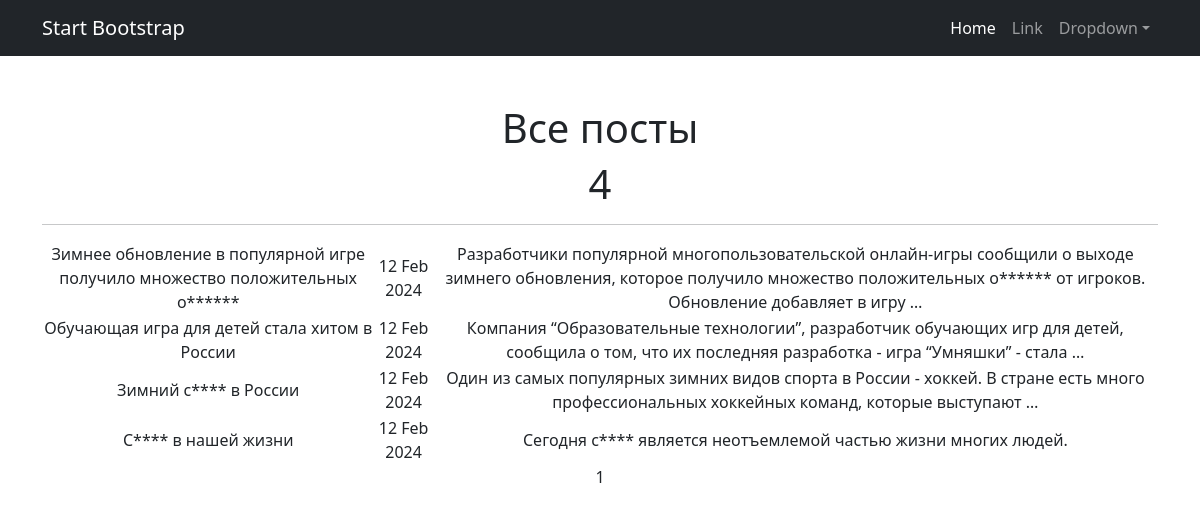
The app's page /posts/, older data.
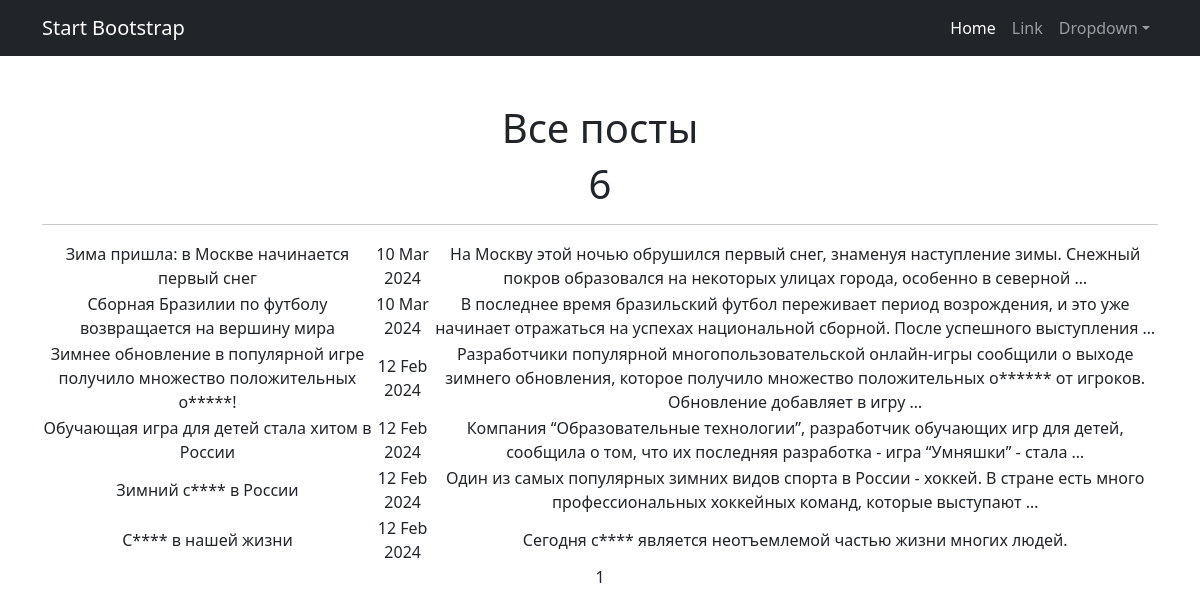
The same page, newer data.
### news/models.py (models this page shows, shortened)
class Post(models.Model):
    news = "N"
    article = "A"
    POSITIONS = [(news, "Новость"), (article, "Статья")]
    author = models.ForeignKey(Author, on_delete= models.CASCADE)
    choice_field = models.CharField(max_length= 1, choices=POSITIONS, default=article)
    data_in = models.DateTimeField(auto_now_add=True)
    category = models.ManyToManyField(Category, through="PostCategory")
    title = models.CharField(max_length=255)
    text = models.CharField(max_length=3000)
    rating = models.IntegerField(default=0)

### news/views.py (the view)
# urls.py: path('', PostsList.as_view(), name= 'Posts_list'),
class PostsList(ListView):
    model = Post
    ordering = '-data_in'
    template_name = 'posts.html'
    context_object_name = 'posts'
    paginate_by = 10

### templates/posts.html (shortened to what this page needs)
{% extends 'flatpages/default.html' %}
{% load censor_filters %}
{% block content %}
    <h1>Все посты</h1>
    <h1>{{ posts|length }}</h1>
    <hr>
    {% if posts %}
        <table>
            {% for post in posts %}
            <tr>
                <td>{{ post.title|censeroid }}</td>
                <td>{{ post.data_in|date:'d M Y' }}</td>
                <td>{{ post.text|truncatewords:20|censeroid}}</td>
            </tr>
            {% endfor %}
        </table>
    {% else %}
        <h2>Постов и новостей нет!</h2>
    {% endif %}
    {{ page_obj.number }}
{% endblock content %}

### templates/flatpages/default.html (shortened to what this page needs)
<!DOCTYPE html>
<html lang="en">
    <head>
        {% load static %}
        <link href="{% static 'css/styles.css' %}" rel="stylesheet" />
    </head>
    <body>
        <nav class="navbar navbar-expand-lg navbar-dark bg-dark">
            <div class="container">
                <a class="navbar-brand" href="#">Start Bootstrap</a>
                <div class="collapse navbar-collapse" id="navbarSupportedContent">
                    <ul class="navbar-nav ms-auto mb-2 mb-lg-0">
                        <li class="nav-item"><a class="nav-link active" aria-current="page" href="#">Home</a></li>
                        <li class="nav-item"><a class="nav-link" href="#">Link</a></li>
                        <li class="nav-item dropdown">
                            <a class="nav-link dropdown-toggle" id="navbarDropdown" href="#" role="button" data-bs-toggle="dropdown" aria-expanded="false">Dropdown</a>
                        </li>
                    </ul>
                </div>
            </div>
        </nav>
        <div class="container">
            <div class="text-center mt-5">
                {% block content %}
                {% endblock content %}
            </div>
        </div>
    </body>
</html>

Row changes from the older to the newer data that the page shows:
added Post: title|censeroid "Зима пришла: в Москве начинается первый снег", data_in "10 Mar 2024", text|censeroid "На Москву этой ночью обрушился первый снег, знаменуя наступление зимы. Снежный покров образовался на некоторых улицах города, особенно в северной …"
added Post: title|censeroid "Сборная Бразилии по футболу возвращается на вершину мира", data_in "10 Mar 2024", text|censeroid "В последнее время бразильский футбол переживает период возрождения, и это уже начинает отражаться на успехах национальной сборной. После успешного выступления …"
changed Post: title|censeroid "Зимнее обновление в популярной игре получило множество положительных о******" → "Зимнее обновление в популярной игре получило множество положительных о*****!"
Text that changed along with them:
{{ posts|length }}: "4" → "6"
